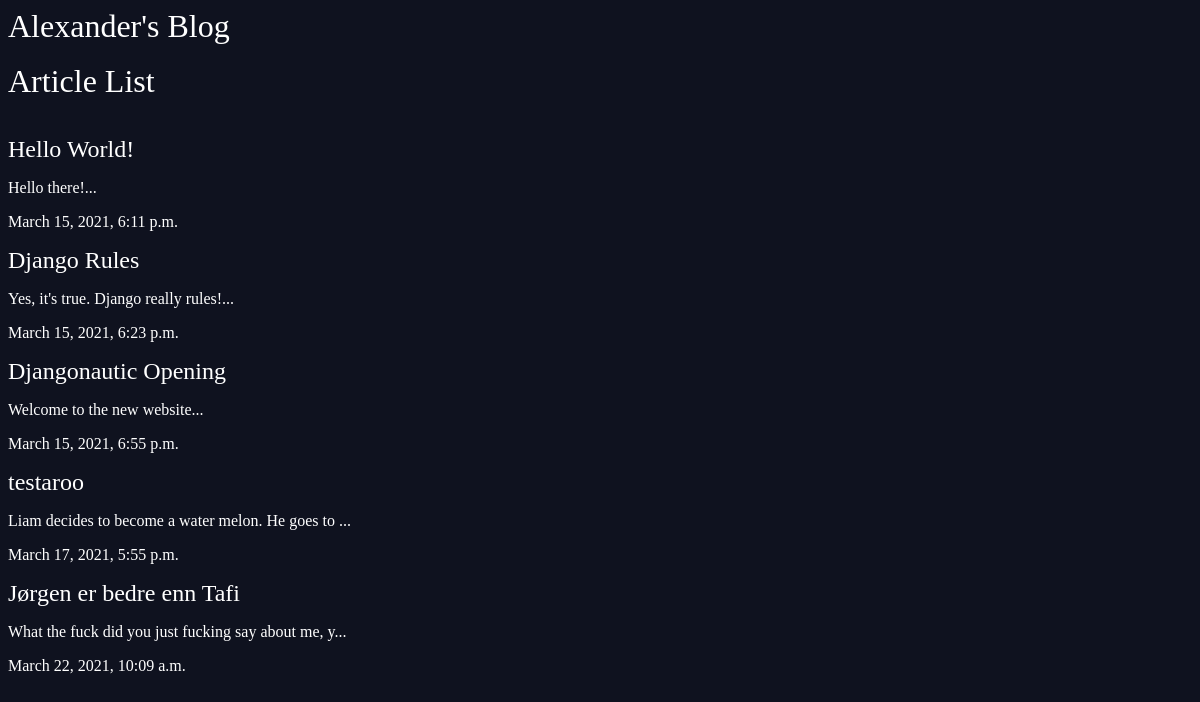
The page /articles/ on the database as committed earlier.
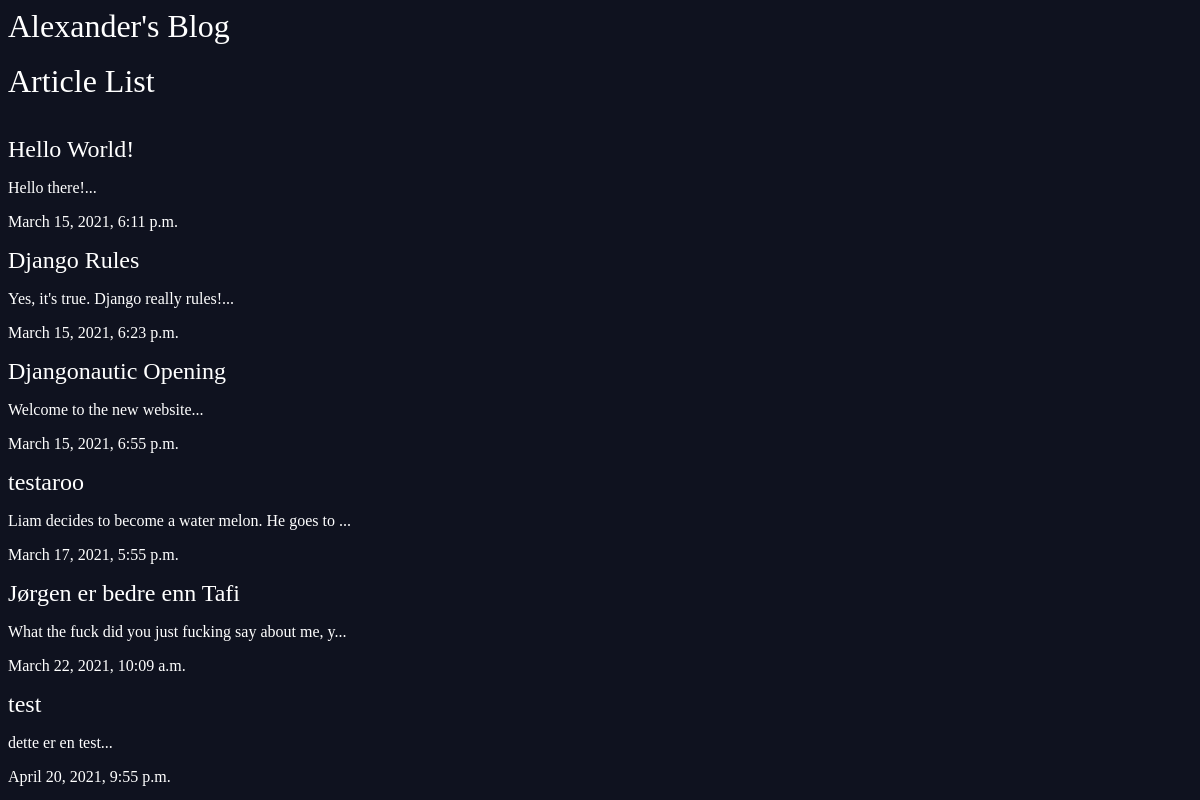
The same page on the database as committed later.
### articles/models.py (models this page shows, shortened)
class Article(models.Model):
    title = models.CharField(max_length=100)
    slug = models.SlugField()
    body = models.TextField()
    date = models.DateTimeField(auto_now_add=True)
    thumb = models.ImageField(default='defualt.png', blank=True)
    def snippet(self):
        return self.body[:50] + '...'

### articles/views.py (the view)
def article_list(request):
    articles = Article.objects.all().order_by('date')
    return render(request, 'articles/article_list.html', {'articles':articles})

### articles/templates/articles/article_list.html
{% extends 'base_layout.html' %}
{% block content %}
    <h1>Article List</h1>
    <div class="articles"><br><br>
        {% for article in articles %}
            <div class="article">
                <h2><a href="{% url 'detail' slug=article.slug %}">{{ article.title }}</a></h2>
                <p>{{ article.snippet }}</p>
                <p>{{ article.date }}</p>
        {% endfor %}
{% endblock %}

Rows that differ between the two databases and show on the page:
added Article: title "test", snippet "dette er en test...", date "April 20, 2021, 9:55 p.m."
